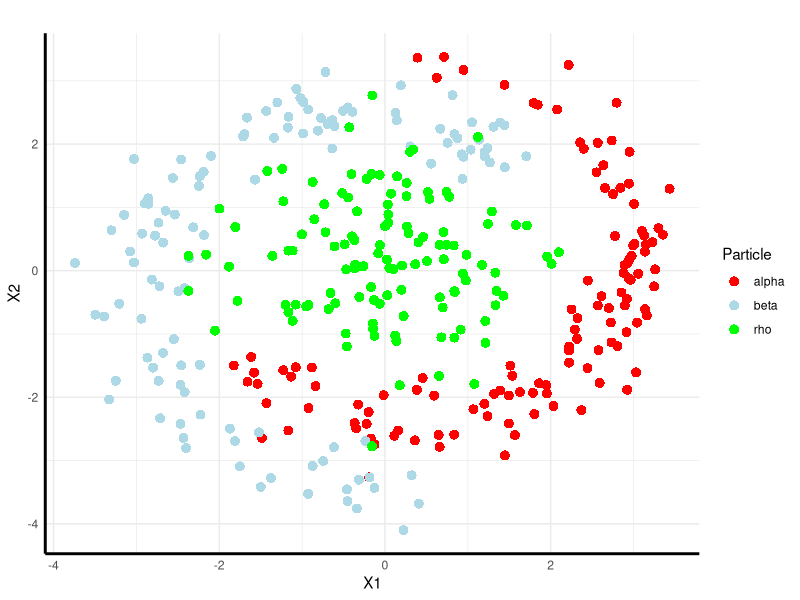

This chart was generated by the following R code:
## ---- chunk 1
dat =read.table("Collider_Data_2025.txt", h = TRUE,stringsAsFactors =TRUE)
# dim(dat)
# head(dat) # First five observationsare all of class 1

## ---- chunk 2
library(ggplot2)

# Create column for particle type based on Y1, Y2, Y3
dat$Particle <- ifelse(dat$Y1 == 1, "alpha", ifelse(dat$Y2 == 1, "beta", "rho"))

# Create the scatter plot
ggplot(data = dat, aes(x = X1, y = X2, color = Particle)) +
  geom_point(shape = 16, size = 3) +
  scale_color_manual(values = c("alpha" = "red", "beta" = "lightblue", "rho" = "green"),labels = c("alpha", "beta", "rho")) +  
  labs(x = "X1", y = "X2", title = "") +  
  theme_minimal() +  
  theme(legend.position = "right",axis.line = element_line(color = "black", linewidth = 1))  
## ---- chunk 3

soft_max <- function(Z) {
  exp_Z <- exp(Z)
  denom <- colSums(exp_Z)
  probs <- exp_Z / matrix(denom, nrow = nrow(Z), ncol = ncol(Z), byrow = TRUE)
  return(probs)
}

## ---- chunk 4
cross_ent <- function(y, y_hat) {
  if (y[1] == 1) {
    return(-log(y_hat[1]))
  } else if (y[2] == 1) {
    return(-log(y_hat[2]))
  } else if (y[3] == 1) {
    return(-log(y_hat[3]))
  }
}

